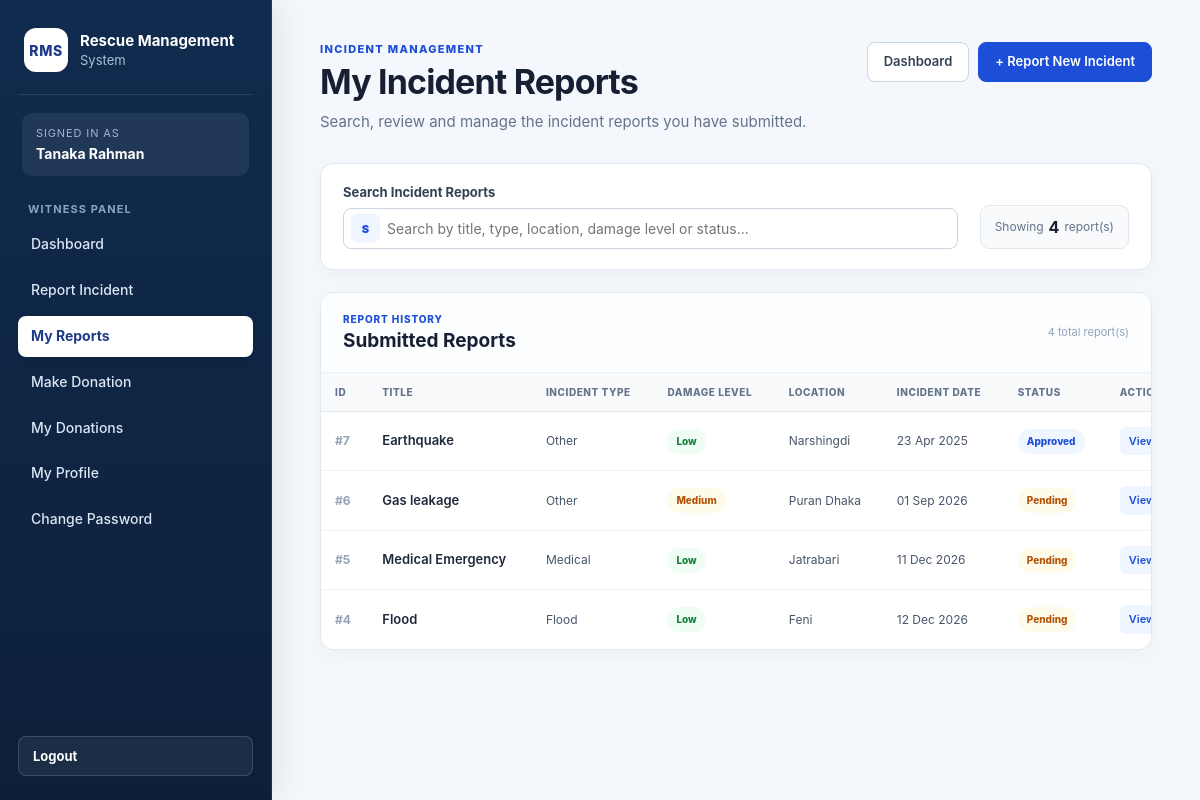
The page /index.php?page=witness-reports (signed in) on the database its author committed.
### tables this page shows
CREATE TABLE `witness_reports` (
  `id` int(11) NOT NULL,
  `witness_id` int(11) NOT NULL,
  `title` varchar(150) NOT NULL,
  `description` text NOT NULL,
  `damage_level` varchar(20) NOT NULL DEFAULT 'low',
  `incident_type` varchar(50) NOT NULL,
  `location` varchar(255) NOT NULL,
  `incident_date` datetime NOT NULL,
  `evidence_file` varchar(255) DEFAULT NULL,
  `status` varchar(30) NOT NULL DEFAULT 'pending',
  `created_at` timestamp NOT NULL DEFAULT current_timestamp(),
  `updated_at` timestamp NOT NULL DEFAULT current_timestamp() ON UPDATE current_timestamp()
);

### models/WitnessModel.php (called while the page is built, shortened)
<?php
function getWitnessReports(
    $conn,
    $witness_id
) {
    $sql = "SELECT *
            FROM witness_reports
            WHERE witness_id = ?
            ORDER BY id DESC";
    $stmt = mysqli_prepare(
        $conn,
        $sql
    );
    mysqli_stmt_bind_param(
        $stmt,
        "i",
        $witness_id
    );
    mysqli_stmt_execute($stmt);
    $result =
        mysqli_stmt_get_result($stmt);
    $reports = [];
    while (
        $row =
        mysqli_fetch_assoc($result)
    ) {
        $reports[] = $row;
    }
    return $reports;
}

### views/witness/reports.php (the view, shortened to what this page needs)
<?php require_once "views/partials/header.php"; ?>
<?php require_once "views/partials/sidebar.php"; ?>
<?php
$initialCount = is_array($reports)
    ? count($reports)
    : 0;
?>
<div class="content">
    <div class="witness-reports-page">
        <div class="witness-page-header">
            <div>
                <p class="eyebrow">
                    INCIDENT MANAGEMENT
                </p>
                <h1>
                    My Incident Reports
                </h1>
                <p class="page-subtitle">
                    Search, review and manage the incident reports
                    you have submitted.
                </p>
            </div>
            <div class="witness-page-header-actions">
                <a
                    href="index.php?page=witness-dashboard"
                    class="secondary-action"
                >
                    Dashboard
                </a>
                <a
                    href="index.php?page=witness-report-create"
                    class="primary-action"
                >
                    + Report New Incident
                </a>
            </div>
        </div>
        <div class="witness-report-search-card">
            <div class="witness-report-search-main">
                <label for="witnessReportSearch">
                    Search Incident Reports
                </label>
                <div class="witness-search-input-wrap">
                    <span class="witness-search-icon">
                    </span>
                    <input
                        type="text"
                        id="witnessReportSearch"
                        placeholder="Search by title, type, location, damage level or status..."
                        autocomplete="off"
                    >
                </div>
            </div>
            <div
                class="witness-search-count-box"
                id="witnessSearchStatus"
            >
                <span>
                    Showing
                </span>
                <strong id="witnessSearchCount">
                    <?= (int)$initialCount; ?>
                </strong>
                <span>
                    report(s)
                </span>
            </div>
        </div>
        <div class="witness-table-card">
            <div class="witness-table-card-header">
                <div>
                    <span>
                        REPORT HISTORY
                    </span>
                    <h2>
                        Submitted Reports
                    </h2>
                </div>
                <small>
                    <?= (int)$initialCount; ?>
                    total report(s)
                </small>
            </div>
            <div class="witness-table-responsive">
                <table id="witnessReportTable">
                    <thead>
                        <tr>
                            <th>ID</th>
                            <th>Title</th>
                            <th>Incident Type</th>
                            <th>Damage Level</th>
                            <th>Location</th>
                            <th>Incident Date</th>
                            <th>Status</th>
                            <th>Action</th>
                        </tr>
                    </thead>
                    <tbody id="witnessReportTableBody">
                        <?php if (empty($reports)): ?>
                            <tr id="witnessNoReportsRow">
                                <td
                                    colspan="8"
                                    class="witness-table-empty-cell"
                                >
                                    <div class="witness-table-empty">
                                        <div class="witness-table-empty-icon">
                                            R
                                        </div>
                                        <strong>
                                            No Incident Reports Yet
                                        </strong>
                                        <span>
                                            Submit your first incident report
                                            to see it here.
                                        </span>
                                        <a
                                            href="index.php?page=witness-report-create"
                                            class="secondary-action"
                                        >
                                            Report an Incident
                                        </a>
                                    </div>
                                </td>
                            </tr>
                        <?php else: ?>
                            <?php foreach ($reports as $report): ?>
                                <?php
                                $damageLevel =
                                    strtolower(
                                        $report['damage_level']
                                        ?? 'low'
                                    );
                                $reportStatus =
                                    strtolower(
                                        $report['status']
                                        ?? 'pending'
                                    );
                                ?>
                                <tr>
                                    <td class="witness-report-id">
                                        #<?= (int)$report['id']; ?>
                                    </td>
                                    <td>
                                        <a
                                            class="witness-report-title-link"
                                            href="index.php?page=witness-report-view&id=<?= (int)$report['id']; ?>"
                                        >
                                            <?= htmlspecialchars(
                                                $report['title']
                                                ?? '',
                                                ENT_QUOTES,
                                                'UTF-8'
                                            ); ?>
                                        </a>
                                    </td>
                                    <td>
                                        <?= htmlspecialchars(
                                            ucfirst(
                                                $report['incident_type']
                                                ?? ''
                                            ),
                                            ENT_QUOTES,
                                            'UTF-8'
                                        ); ?>
                                    </td>
                                    <td>
                                        <span
                                            class="witness-table-badge witness-damage-<?=
                                                htmlspecialchars(
                                                    $damageLevel,
                                                    ENT_QUOTES,
                                                    'UTF-8'
                                                );
                                            ?>"
                                        >
                                            <?= htmlspecialchars(
                                                ucfirst(
                                                    $report['damage_level']
                                                    ?? 'Not specified'
                                                ),
                                                ENT_QUOTES,
                                                'UTF-8'
                                            ); ?>
                                        </span>
                                    </td>
                                    <td class="witness-location-cell">
                                        <?= htmlspecialchars(
                                            $report['location']
                                            ?? '',
                                            ENT_QUOTES,
                                            'UTF-8'
                                        ); ?>
                                    </td>
                                    <td class="witness-date-cell">
                                        <?php if (
                                            !empty(
                                                $report['incident_date']
                                            )
                                        ): ?>
                                            <?= htmlspecialchars(
                                                date(
                                                    'd M Y',
                                                    strtotime(
                                                        $report[
                                                            'incident_date'
                                                        ]
                                                    )
                                                ),
                                                ENT_QUOTES,
                                                'UTF-8'
                                            ); ?>
                                        <?php else: ?>
                                            —
                                        <?php endif; ?>
                                    </td>
                                    <td>
                                        <span
                                            class="witness-table-badge witness-report-status-<?=
                                                htmlspecialchars(
                                                    $reportStatus,
                                                    ENT_QUOTES,
                                                    'UTF-8'
                                                );
                                            ?>"
                                        >
                                            <?= htmlspecialchars(
                                                ucfirst(
                                                    $reportStatus
                                                ),
                                                ENT_QUOTES,
                                                'UTF-8'
                                            ); ?>
                                        </span>
                                    </td>
                                    <td>
                                        <div class="witness-table-actions">
                                            <a
                                                href="index.php?page=witness-report-view&id=<?= (int)$report['id']; ?>"
                                                class="witness-action-link witness-view-link"
                                            >
                                                View
                                            </a>
                                        </div>
                                    </td>
                                </tr>
                            <?php endforeach; ?>
                        <?php endif; ?>
                    </tbody>
                </table>
            </div>
        </div>
    </div>
</div>
<?php require_once "views/partials/footer.php"; ?>

### rows shown on the page
witness_reports: id "7", title "Earthquake", incident_type "Other", damage_level "Low", location "Narshingdi", incident_date "23 Apr 2025", status "Approved"
witness_reports: id "6", title "Gas leakage", incident_type "Other", damage_level "Medium", location "Puran Dhaka", incident_date "01 Sep 2026", status "Pending"
witness_reports: id "5", title "Medical Emergency", incident_type "Medical", damage_level "Low", location "Jatrabari", incident_date "11 Dec 2026", status "Pending"
witness_reports: id "4", title "Flood", incident_type "Flood", damage_level "Low", location "Feni", incident_date "12 Dec 2026", status "Pending"

### other values the page prints
$userName "Tanaka Rahman"
$initialCount "4"
